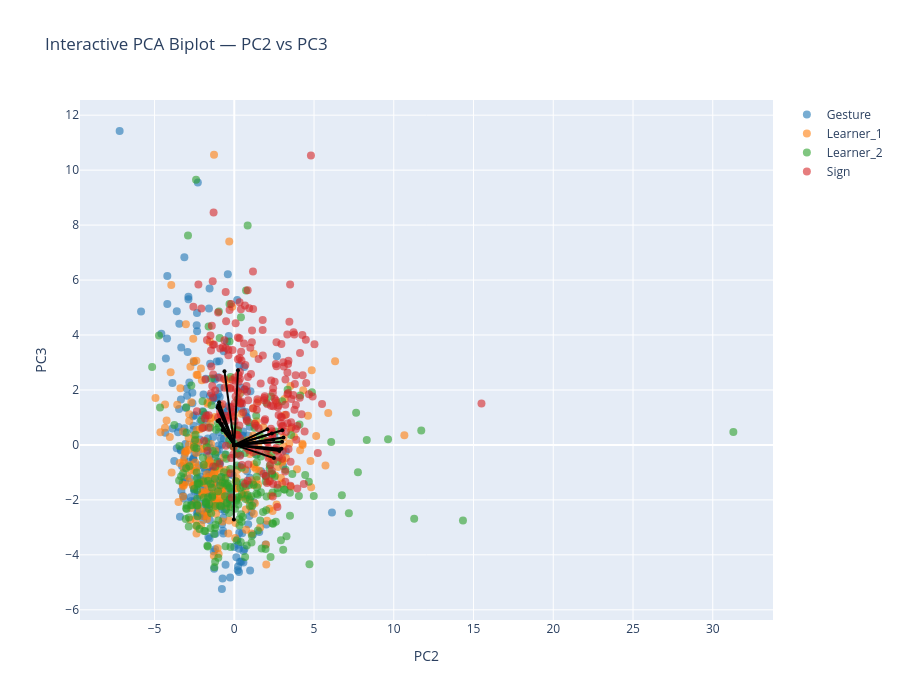

The code cell stored with this chart in its notebook:
### Markdown cell above
## PC2-PC3

### Code cell
interactive_PCA_biplot(score=x_new_GS, 
                       coeff=loadings_GS, 
                       labels=feature_names, 
                       y=y, 
                       selected_vars=selected_vars, 
                       pc_x=2, 
                       pc_y=3,
                       concepts = concepts,
                       le=le,
                       show_labels=False)

### Figure 1 — Plotly figure (JSON) as saved in the notebook; plotly's stock layout.template omitted (floating-point values rounded to 4 significant figures; data arrays with more than 128 entries replaced by an {"elided": "..."} marker saying what was removed)
{"data": [{"hoverinfo": "text", "marker": {"color": "#1f77b4", "opacity": 0.6, "size": 8}, "mode": "markers", "name": "Gesture", "showlegend": true, "text": {"elided": "248 str values"}, "type": "scatter", "x": {"elided": "248 float values"}, "y": {"elided": "248 float values"}}, {"hoverinfo": "text", "marker": {"color": "#ff7f0e", "opacity": 0.6, "size": 8}, "mode": "markers", "name": "Learner_1", "showlegend": true, "text": {"elided": "244 str values"}, "type": "scatter", "x": {"elided": "244 float values"}, "y": {"elided": "244 float values"}}, {"hoverinfo": "text", "marker": {"color": "#2ca02c", "opacity": 0.6, "size": 8}, "mode": "markers", "name": "Learner_2", "showlegend": true, "text": {"elided": "240 str values"}, "type": "scatter", "x": {"elided": "240 float values"}, "y": {"elided": "240 float values"}}, {"hoverinfo": "text", "marker": {"color": "#d62728", "opacity": 0.6, "size": 8}, "mode": "markers", "name": "Sign", "showlegend": true, "text": {"elided": "239 str values"}, "type": "scatter", "x": {"elided": "239 float values"}, "y": {"elided": "239 float values"}}, {"hoverinfo": "text", "hovertext": "gross__variability__arm_speed_Gstd", "line": {"color": "black"}, "marker": {"size": 4}, "mode": "lines+markers", "showlegend": false, "textposition": "top center", "type": "scatter", "x": [0, -1.045], "y": [0, 1.361]}, {"hoverinfo": "text", "hovertext": "gross__magnitude__arm_speed_peak_mean", "line": {"color": "black"}, "marker": {"size": 4}, "mode": "lines+markers", "showlegend": false, "textposition": "top center", "type": "scatter", "x": [0, -0.9988], "y": [0, 1.448]}, {"hoverinfo": "text", "hovertext": "gross__rhythm__arm_speed_peak_rate", "line": {"color": "black"}, "marker": {"size": 4}, "mode": "lines+markers", "showlegend": false, "textposition": "top center", "type": "scatter", "x": [0, 0.231], "y": [0, 2.717]}, {"hoverinfo": "text", "hovertext": "gross__rhythm__arm_speed_mod_depth", "line": {"color": "black"}, "marker": {"size": 4}, "mode": "lines+markers", "showlegend": false, "textposition": "top center", "type": "scatter", "x": [0, -0.7299], "y": [0, 0.5446]}, {"hoverinfo": "text", "hovertext": "gross__magnitude__arm_acc_Gmean", "line": {"color": "black"}, "marker": {"size": 4}, "mode": "lines+markers", "showlegend": false, "textposition": "top center", "type": "scatter", "x": [0, -0.6159], "y": [0, 2.681]}, {"hoverinfo": "text", "hovertext": "gross__variability__arm_acc_Gstd", "line": {"color": "black"}, "marker": {"size": 4}, "mode": "lines+markers", "showlegend": false, "textposition": "top center", "type": "scatter", "x": [0, -1.041], "y": [0, 0.874]}, {"hoverinfo": "text", "hovertext": "gross__magnitude__arm_acc_peak_mean", "line": {"color": "black"}, "marker": {"size": 4}, "mode": "lines+markers", "showlegend": false, "textposition": "top center", "type": "scatter", "x": [0, -0.9313], "y": [0, 0.9107]}, {"hoverinfo": "text", "hovertext": "gross__rhythm__arm_acc_mod_depth", "line": {"color": "black"}, "marker": {"size": 4}, "mode": "lines+markers", "showlegend": false, "textposition": "top center", "type": "scatter", "x": [0, -0.7807], "y": [0, 0.757]}, {"hoverinfo": "text", "hovertext": "gross__rhythm__band1_band_power_totalarm", "line": {"color": "black"}, "marker": {"size": 4}, "mode": "lines+markers", "showlegend": false, "textposition": "top center", "type": "scatter", "x": [0, -0.02652], "y": [0, -2.714]}, {"hoverinfo": "text", "hovertext": "gross__magnitude__bbmv_arms_total", "line": {"color": "black"}, "marker": {"size": 4}, "mode": "lines+markers", "showlegend": false, "textposition": "top center", "type": "scatter", "x": [0, -0.9506], "y": [0, 1.553]}, {"hoverinfo": "text", "hovertext": "fine__handshape__fingertip_spread_mean", "line": {"color": "black"}, "marker": {"size": 4}, "mode": "lines+markers", "showlegend": false, "textposition": "top center", "type": "scatter", "x": [0, 3.007], "y": [0, 0.5368]}, {"hoverinfo": "text", "hovertext": "fine__variability__fingertip_spread_std", "line": {"color": "black"}, "marker": {"size": 4}, "mode": "lines+markers", "showlegend": false, "textposition": "top center", "type": "scatter", "x": [0, 2.998], "y": [0, 0.1186]}, {"hoverinfo": "text", "hovertext": "fine__handshape__thumb_index_mean", "line": {"color": "black"}, "marker": {"size": 4}, "mode": "lines+markers", "showlegend": false, "textposition": "top center", "type": "scatter", "x": [0, 3.086], "y": [0, 0.2663]}, {"hoverinfo": "text", "hovertext": "fine__variability__thumb_index_std", "line": {"color": "black"}, "marker": {"size": 4}, "mode": "lines+markers", "showlegend": false, "textposition": "top center", "type": "scatter", "x": [0, 2.447], "y": [0, 0.1891]}, {"hoverinfo": "text", "hovertext": "fine__handshape__mcp_tip_mean", "line": {"color": "black"}, "marker": {"size": 4}, "mode": "lines+markers", "showlegend": false, "textposition": "top center", "type": "scatter", "x": [0, 2.858], "y": [0, -0.1647]}, {"hoverinfo": "text", "hovertext": "fine__variability__mcp_tip_std", "line": {"color": "black"}, "marker": {"size": 4}, "mode": "lines+markers", "showlegend": false, "textposition": "top center", "type": "scatter", "x": [0, 2.487], "y": [0, -0.4794]}, {"hoverinfo": "text", "hovertext": "fine__handshape__thumb_opposition_mean", "line": {"color": "black"}, "marker": {"size": 4}, "mode": "lines+markers", "showlegend": false, "textposition": "top center", "type": "scatter", "x": [0, 2.074], "y": [0, 0.5702]}, {"hoverinfo": "text", "hovertext": "fine__handshape__handshape_size_mean", "line": {"color": "black"}, "marker": {"size": 4}, "mode": "lines+markers", "showlegend": false, "textposition": "top center", "type": "scatter", "x": [0, 2.961], "y": [0, -0.1404]}, {"hoverinfo": "text", "hovertext": "fine__variability__handshape_size_std", "line": {"color": "black"}, "marker": {"size": 4}, "mode": "lines+markers", "showlegend": false, "textposition": "top center", "type": "scatter", "x": [0, 2.827], "y": [0, -0.2185]}, {"hoverinfo": "text", "hovertext": "fine__variability__handshape_variability", "line": {"color": "black"}, "marker": {"size": 4}, "mode": "lines+markers", "showlegend": false, "textposition": "top center", "type": "scatter", "x": [0, 2.358], "y": [0, 0.4185]}], "layout": {"height": 700, "hovermode": "closest", "title": {"text": "Interactive PCA Biplot — PC2 vs PC3"}, "width": 900, "xaxis": {"title": {"text": "PC2"}}, "yaxis": {"title": {"text": "PC3"}}}}
